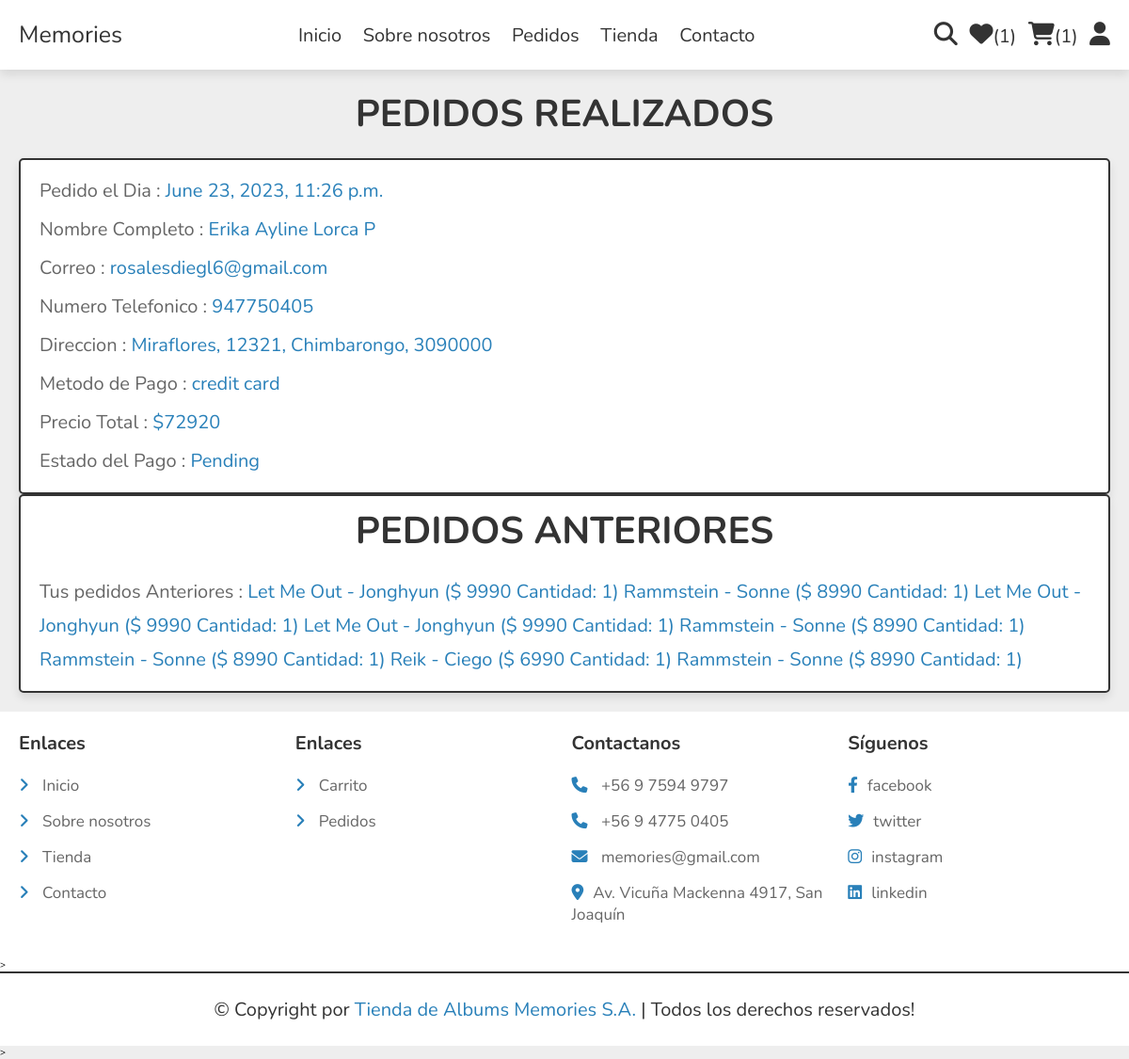
/detalle_orden/ (signed in), run on the app's committed database.
### store/models.py (models this page shows, shortened)
class Order(models.Model):
    customer = models.ForeignKey(User, on_delete=models.CASCADE,null=True,blank=False)
    order_date = models.DateTimeField(auto_now_add=True)
    order_status = models.CharField(max_length=50,default='Pagado')
    payment_mode = models.CharField(max_length=50)
    product_id = models.ForeignKey(Products, on_delete=models.CASCADE,null=True,blank=False)
    quantity = models.PositiveIntegerField(default=0,null=False,blank=False)

class ShippingAddress(models.Model):
    customer = models.ForeignKey(User, on_delete=models.CASCADE,null=False,blank=False)
    name = models.CharField(max_length=150,null=False,blank=False)
    mobile_no = models.PositiveIntegerField(null=False,blank=False)
    email = models.EmailField(max_length=254,null=True,blank=False)
    address_line1 = models.CharField(max_length=150,null=False,blank=False)
    address_line2 = models.CharField(max_length=150,null=False,blank=False)
    city = models.CharField(max_length=50,null=False,blank=False)
    state = models.CharField(max_length=50,null=False,blank=False)
    pincode = models.PositiveIntegerField(null=False,blank=False)
    country = models.CharField(max_length=50,null=False,blank=False)

class Products(models.Model):
    category = models.ForeignKey(ProductCategory, on_delete=models.CASCADE,null=True,blank=False)
    name = models.CharField(max_length=50,blank=False,null=False)
    price = models.PositiveIntegerField(blank=False,null=False)
    details = models.TextField(blank=True)
    image_01 = models.ImageField()

### store/views.py (the view)
# urls.py: path('detalle_orden/',Ordenes,name='detalle_orden'),
@login_required
def Ordenes(request):
    cart_count=Cart.objects.filter(customer=request.user).count()
    item_count=WishList.objects.filter(customer=request.user).count()
    orders=Order.objects.filter(customer=request.user)
    if ShippingAddress.objects.filter(customer=request.user).exists():
        order=orders[0]
        addresses=ShippingAddress.objects.filter(customer=request.user)
        address=addresses[len(addresses)-1]
        shipped_address=", ".join(
                                [str(address.address_line1),
                                address.address_line2,
                                address.city,
                                str(address.pincode),
                                ]
                                )
        total_price=sum([item.product_id.price * item.quantity  for item in orders])
        context={'order':order,'address':address,'shipped_address':shipped_address,'orders':orders,'total_price':total_price,'cart_count':cart_count,'item_count':item_count}
    else:
        context={'order':0,'cart_count':cart_count,'item_count':item_count}
    return render(request,'store/pedidos.html',context)

### store/templates/store/pedidos.html (shortened to what this page needs)
   {% extends 'store/main.html' %}
   {% load static %}
{% block content %}
<section class="orders">
      {% if order %}
      <h1 class="heading">Pedidos realizados</h1>
        <div class="box-container">
            <div class="box">
                <p>Pedido el Dia : <span>{{order.order_date}}</span></p>
                <p>Nombre Completo : <span>{{address.name}}</span></p>
                <p>Correo : <span>{{address.email}}</span></p>
                <p>Numero Telefonico : <span>{{address.mobile_no}}</span></p>
                <p>Direccion : <span>{{shipped_address}}</span></p>
                <p>Metodo de Pago : <span>{{order.payment_mode}}</span></p>
               <p>Precio Total : <span>${{total_price}}</span></p>
               <p> Estado del Pago : <span>{{order.order_status}} </span> </p>
            </div>
         </div>
         <div class="box-container">
            <div class="box">
         <h2 class="heading">Pedidos anteriores</h1>
            <p>Tus pedidos Anteriores : <span>
               {% for order in orders %}
               {{order.product_id.name}}
               ($ {{order.product_id.price}} Cantidad: {{order.quantity}})
               {% endfor %}
            </span></p>
         </div>
      </div>
         {% else %}
            <div class="cart-total">
               <p>No tienes pedidos pendientes!</p>
            </div>
      {% endif %}
      </section>
{% endblock content %}

### store/static/CSS/style.css (style rules this page uses)
:root { --main-color:#2980b9; --orange:#f39c12; --red:#e74c3c; --black:#333; --white:#fff; --light-color:#666; --light-bg:#eee; --border:.2rem solid var(--black); --box-shadow:0 .5rem 1rem rgba(0,0,0,.1); }
* { font-family: 'Nunito', sans-serif; margin:0; padding:0; box-sizing: border-box; outline: none; border:none; text-decoration: none; }
html { font-size: 62.5%; overflow-x: hidden; }
body { background-color: var(--light-bg); }
section { padding:2rem; max-width: 1200px; margin:0 auto; }
.heading { font-size: 4rem; color:var(--black); margin-bottom: 2rem; text-align: center; text-transform: uppercase; }
.orders .box-container { display: flex; flex-wrap: wrap; gap:1.5rem; align-items: flex-start; }
.orders .box-container .box { padding:1rem 2rem; flex:1 1 40rem; border:var(--border); background-color: var(--white); box-shadow: var(--box-shadow); border-radius: .5rem; }
.orders .box-container .box p { margin:.5rem 0; line-height: 1.8; font-size: 2rem; color:var(--light-color); }
.orders .box-container .box p span { color:var(--main-color); }

### data on the page
Order: order_date "June 23, 2023, 11:26 p.m.", payment_mode "credit card", order_status "Pending", product_id.name "Let Me Out - Jonghyun", product_id.price "9990", quantity "1"
ShippingAddress: name "Erika Ayline Lorca P", email "rosalesdiegl6@gmail.com", mobile_no "947750405"
Order: product_id.name "Rammstein - Sonne", product_id.price "8990", quantity "1"
Order: product_id.name "Let Me Out - Jonghyun", product_id.price "9990", quantity "1"
Order: product_id.name "Let Me Out - Jonghyun", product_id.price "9990", quantity "1"
Order: product_id.name "Rammstein - Sonne", product_id.price "8990", quantity "1"
Order: product_id.name "Rammstein - Sonne", product_id.price "8990", quantity "1"
Order: product_id.name "Reik - Ciego", product_id.price "6990", quantity "1"
Order: product_id.name "Rammstein - Sonne", product_id.price "8990", quantity "1"

### other printed values
{{ item_count }} "1"
{{ cart_count }} "1"
{{ shipped_address }} "Miraflores, 12321, Chimbarongo, 3090000"
{{ total_price }} "72920"
